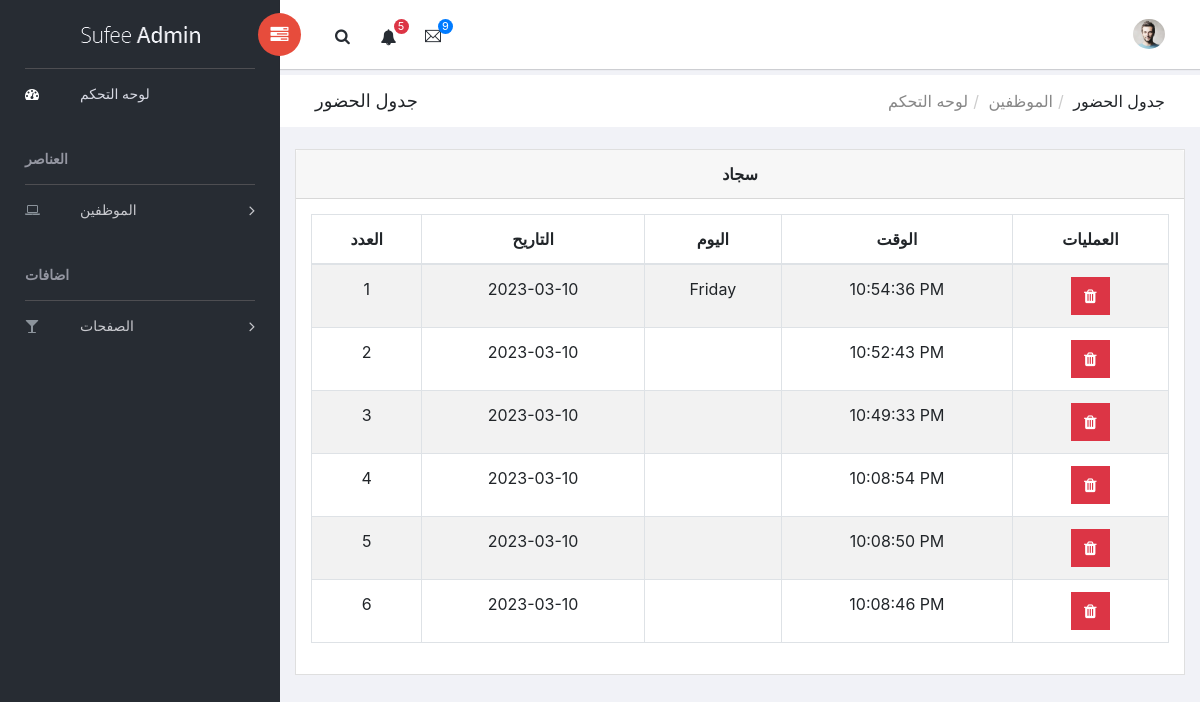
Page /admin/attendance_today.php?id=55 (signed in) on the committed database.
### tables this page shows
CREATE TABLE `attendance` (
  `id` int(11) NOT NULL,
  `emp_id` int(11) NOT NULL,
  `Name` varchar(100) NOT NULL,
  `Date` date NOT NULL DEFAULT current_timestamp(),
  `today` varchar(200) NOT NULL,
  `time` varchar(250) NOT NULL
);

### admin/attendance_today.php (the view, shortened to what this page needs)
<?php include "./inc/header.php" ?>
<?php
if (isset($_GET['id']) && !empty($_GET['id'])) {
    global $con;
    $id = $_GET['id'];
    $query = "SELECT * FROM employees where id = '$id'";
    $res = mysqli_query($con, $query);
    $count = mysqli_num_rows($res);
    if ($count > 0) {
        $row = mysqli_fetch_assoc($res);
        $emp_id = $row['id'];
    } else {
        header("location:attendance.php");
    }
} else {
    header("location:attendance.php");
}
?>
<?php include "./inc/saidbar.php" ?>
<div id="right-panel" class="right-panel">
    <?php include "./inc/navbar.php" ?>
    <div class="breadcrumbs">
        <div class="col-sm-4">
            <div class="page-header float-left">
                <div class="page-title">
                    <h1>جدول الحضور</h1>
                </div>
            </div>
        </div>
        <div class="col-sm-8">
            <div class="page-header float-right">
                <div class="page-title">
                    <ol class="breadcrumb text-right">
                        <li><a href="#"> لوحه التحكم</a></li>
                        <li><a href="#">الموظفين</a></li>
                        <li class="active">جدول الحضور</li>
                    </ol>
                </div>
            </div>
        </div>
    </div>
    <div class="content mt-3">
        <div class="animated fadeIn">
            <div class="row">
                <div class="col-md-12">
                    <div class="card">
                        <div class="card-header text-center">
                            <strong class="card-title ">
                                <?php
                                    $query_name = mysqli_query($con, "SELECT * FROM `attendance` where emp_id = '$emp_id ' order by id DESC");
                                    $row_name = mysqli_fetch_assoc($query_name);
                                    echo $row_name['Name'];
                                ?>
                            </strong>
                        </div>
                        <div class="card-body text-center">
                            <table id="bootstrap-data-table-export" class="table table-striped table-bordered">
                                <thead>
                                    <tr>
                                        <th>العدد</th>
                                        <th>التاريح</th>
                                        <th>اليوم</th>
                                        <th>الوقت</th>
                                        <th>العمليات</th>
                                    </tr>
                                </thead>
                                <tbody>
                                    <?php
                                    $num = 1;
                                    $query = mysqli_query($con, "SELECT * FROM `attendance` where emp_id = '$emp_id ' order by id DESC");
                                    while ($row = mysqli_fetch_assoc($query)) {
                                    ?>
                                        <tr>
                                            <td><?php echo $num++ ?></td>
                                            <td><?php echo $row['Date'] ?></td>
                                            <td><?php echo $row['today'] ?></td>
                                            <td><?php echo $row['time'] ?></td>
                                            <td><a style="color:white" class="btn btn-danger" href="attend_delete.php?id=<?php echo $row['emp_id'] ?>"><i class="fa fa-trash"></i></a></td>
                                        </tr>
                                    <?php
                                    }
                                    ?>
                                </tbody>
                            </table>
                        </div>
                    </div>
                </div>
            </div>
        </div>
    </div>
</div>
<?php include "./inc/footer.php" ?>

### admin/inc/header.php (shortened to what this page needs)
<!doctype html>
<html class="no-js" lang="en">
<head>
    <link rel="stylesheet" href="vendors/bootstrap/dist/css/bootstrap.min.css">
    <link rel="stylesheet" href="vendors/font-awesome/css/font-awesome.min.css">
    <link rel="stylesheet" href="vendors/themify-icons/css/themify-icons.css">
    <link rel="stylesheet" href="vendors/flag-icon-css/css/flag-icon.min.css">
    <link rel="stylesheet" href="vendors/selectFX/css/cs-skin-elastic.css">
    <link rel="stylesheet" href="vendors/jqvmap/dist/jqvmap.min.css">
    <link rel="stylesheet" href="assets/css/style.css">
</head>
<body>

### admin/inc/saidbar.php (shortened to what this page needs)
<aside id="left-panel" class="left-panel">
    <nav class="navbar navbar-expand-sm navbar-default">
        <div class="navbar-header">
            <a class="navbar-brand" href="#"><img src="images/logo.png" alt="Logo"></a>
        </div>
        <div id="main-menu" class="main-menu collapse navbar-collapse">
            <ul class="nav navbar-nav">
                <li class="active">
                    <a href="dashboard.php"> <i class="menu-icon fa fa-dashboard"></i>لوحه التحكم </a>
                </li>
                <h3 class="menu-title">العناصر</h3>
                <li class="menu-item-has-children dropdown">
                    <a href="#" class="dropdown-toggle" data-toggle="dropdown" aria-haspopup="true" aria-expanded="false"> <i class="menu-icon fa fa-laptop"></i>الموظفين</a>
                </li>
                <h3 class="menu-title">اضافات</h3>
                <li class="menu-item-has-children dropdown">
                    <a href="#" class="dropdown-toggle" data-toggle="dropdown" aria-haspopup="true" aria-expanded="false"> <i class="menu-icon fa fa-glass"></i>الصفحات</a>
                </li>
            </ul>
        </div>
    </nav>
</aside>

### admin/inc/navbar.php (shortened to what this page needs)
<header id="header" class="header">
    <div class="header-menu">
        <div class="col-sm-7">
            <a id="menuToggle" class="menutoggle pull-left"><i class="fa fa fa-tasks"></i></a>
            <div class="header-left">
                <button class="search-trigger"><i class="fa fa-search"></i></button>
                <div class="dropdown for-notification">
                    <button class="btn btn-secondary dropdown-toggle" type="button" id="notification" data-toggle="dropdown" aria-haspopup="true" aria-expanded="false">
                        <i class="fa fa-bell"></i>
                        <span class="count bg-danger">5</span>
                    </button>
                </div>
                <div class="dropdown for-message">
                    <button class="btn btn-secondary dropdown-toggle" type="button" id="message" data-toggle="dropdown" aria-haspopup="true" aria-expanded="false">
                        <i class="ti-email"></i>
                        <span class="count bg-primary">9</span>
                    </button>
                </div>
            </div>
        </div>
        <div class="col-sm-5">
            <div class="user-area dropdown float-right">
                <a href="#" class="dropdown-toggle" data-toggle="dropdown" aria-haspopup="true" aria-expanded="false">
                    <img class="user-avatar rounded-circle" src="images/admin.jpg" alt="User Avatar">
                </a>
            </div>
            <div class="language-select dropdown" id="language-select">
                <a class="dropdown-toggle" href="#" data-toggle="dropdown" id="language" aria-haspopup="true" aria-expanded="true">
                    <i class="flag-icon flag-icon-us"></i>
                </a>
            </div>
        </div>
    </div>
</header>

### admin/inc/footer.php (shortened to what this page needs)
</body>
</html>

### rows in the picture
attendance: Name "سجاد", Date "2023-03-10", today "Friday", time "10:54:36 PM"
attendance: Date "2023-03-10", time "10:52:43 PM"
attendance: Date "2023-03-10", time "10:49:33 PM"
attendance: Date "2023-03-10", time "10:08:54 PM"
attendance: Date "2023-03-10", time "10:08:50 PM"
attendance: Date "2023-03-10", time "10:08:46 PM"
